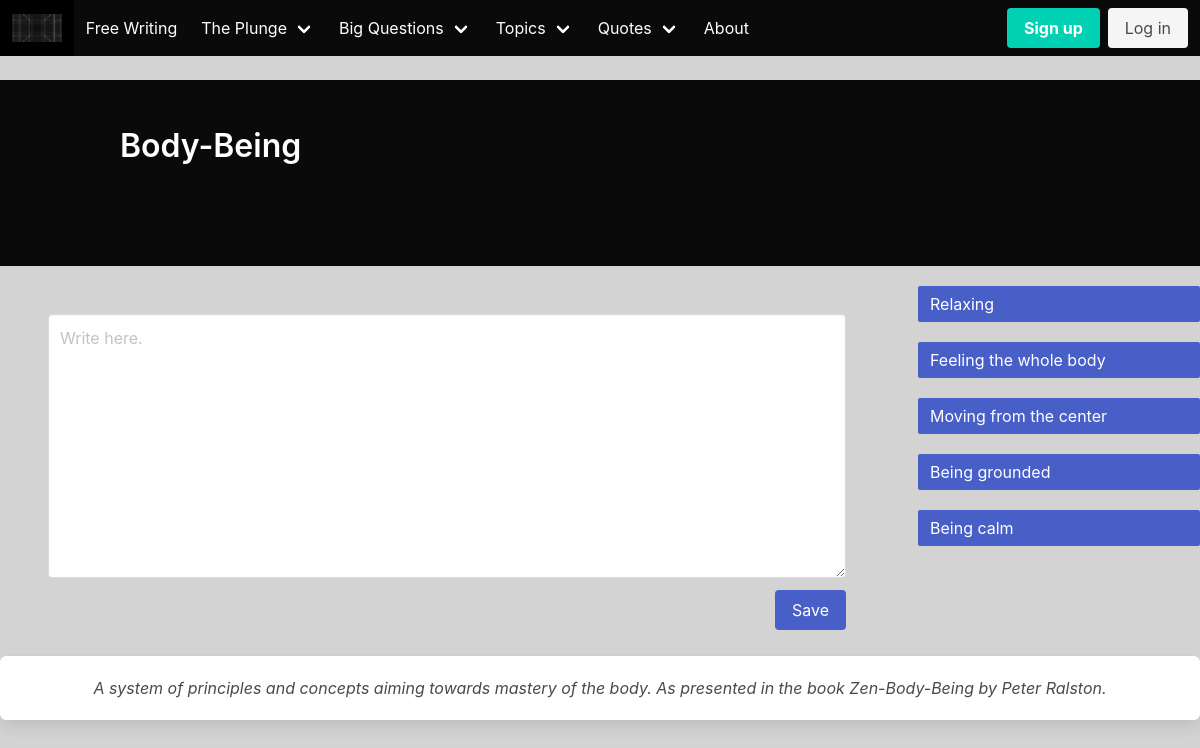
Screenshot of /topics/Body-Being/ with the database file from the repository.
### entries/models.py (models this page shows, shortened)
class Topic(models.Model):
    text = models.CharField(max_length = 200)
    comment = models.TextField(max_length = 2000, null = True)

class Topic_item(models.Model):
    item = models.ForeignKey(Topic, on_delete=models.CASCADE)
    more = models.TextField(max_length = 1000)
    id = models.AutoField(primary_key=True)
    comment = models.TextField(max_length = 2000, null = True)

### entries/views.py (the view)
# urls.py: path('topics/<str:text>/', views.topics, name= 'topics'),
def topics(request, text):
    obj = Topic.objects.get(text=text)
    topic = obj
    entry(request, topic)
    context = {'object': obj, }
    context1 = common(request)
    context.update(context1)
    return render(request, 'menus/topics.html', context)

### entries/forms.py
class EntryForm(ModelForm):
    class Meta:
        model = Entry
        fields = ('text', )
    def __init__(self, *args, **kwargs):
        super().__init__(*args, **kwargs)
        self.fields['text'].widget.attrs.update({'class': 'textarea', 'placeholder': 'Write here.'})

### entries/views.py (called while the page is built)
def entry(request, topic):
    if request.method == 'POST':
        form = EntryForm(request.POST)
        text = request.POST.get('text')
        topic = topic
        if form.is_valid():
            if request.user.is_authenticated:
                post_save = Entry(text=text, author=request.user, topic=topic)
                post_save.save()
            else:
                messages.info(request, 'You need to be logged in for this!')
    else:
        form = EntryForm()

def common(request):
    form = EntryForm()
    topics = Topic.objects.all()
    questions = Question.objects.all()
    quotes = Quote.objects.all()
    shadows = Shadow.objects.all()
    plunges = Plunge.objects.all()
    context = {'form' : form, 'questions': questions, 'quotes': quotes,
               'topics': topics, 'shadows': shadows, 'plunges': plunges }
    return context

### entries/templates/menus/topics.html
<!DOCTYPE html>
{% extends 'main/template2.html' %}
{% block title %}
    {{ object.text }}
{% endblock %}
{% block content2 %}
    <div class="column is-one-quarter">
        <aside class="menu " style="overflow-y:scroll; height:350px;">
            <ul class="menu-list " >
                {% for item in object.topic_item_set.all %}
                    <br>
                    <a class="is-active"  href="./{{item.id}}"> {{ item.more }} </a>
                {% endfor %}
            </ul>
        </aside>
    </div>
{% endblock %}
{% block comment %}
<div class="box">
    <center><i> {{object.comment}} </i></center>
</div>
{% endblock %}

### entries/templates/main/template.html (style rules this page uses)
body, html { height: 100%; overflow-x: hidden; overflow-y: auto; }

### rows the page displays
Topic: text "Body-Being", comment "A system of principles and concepts aiming towards mastery of the body. As presented in the book Zen-Body-Being by Peter Ralston."
Topic_item: more "Relaxing"
Topic_item: more "Feeling the whole body"
Topic_item: more "Moving from the center"
Topic_item: more "Being grounded"
Topic_item: more "Being calm"
